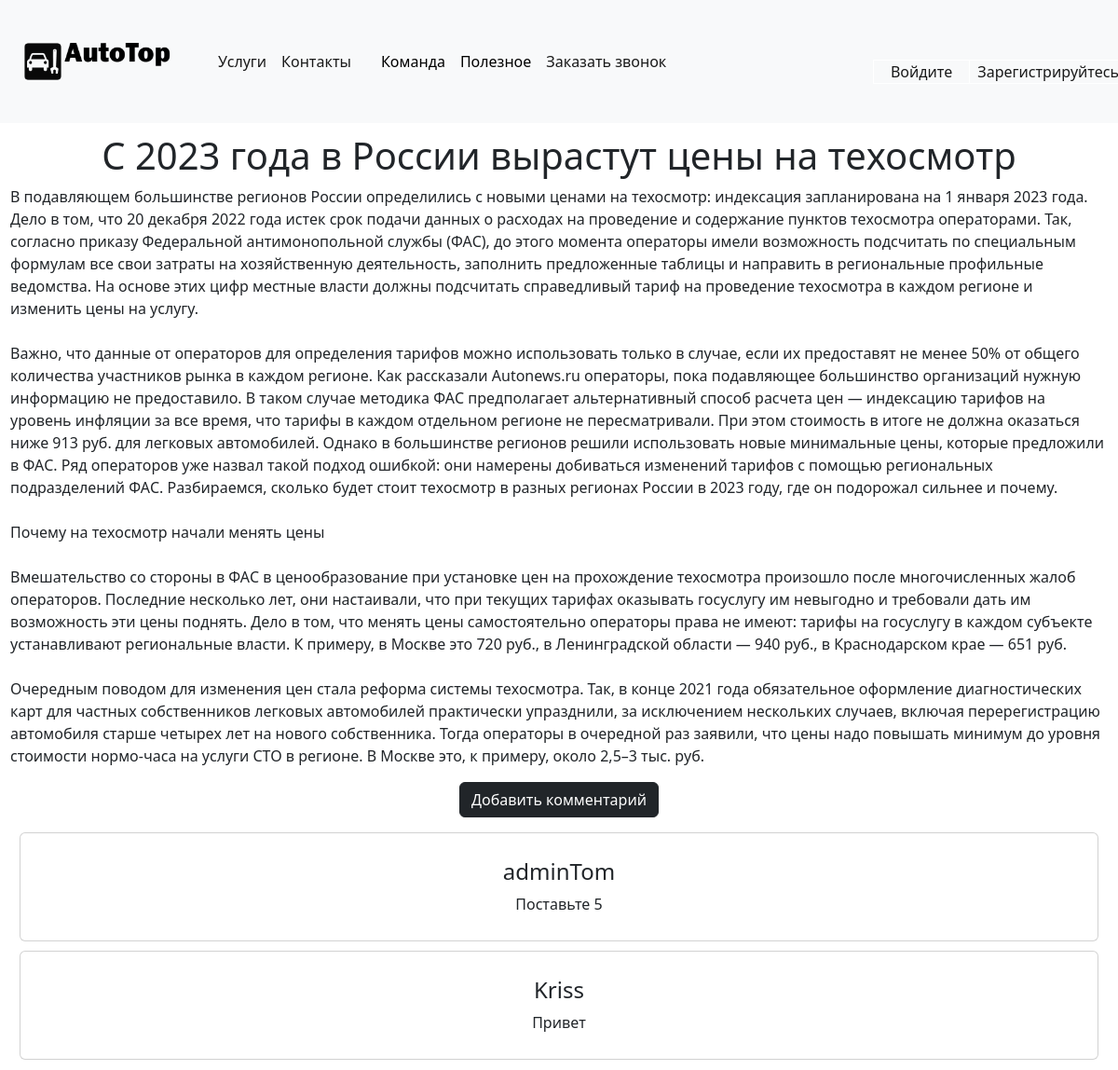
The page /useful/7 on the database its author committed.
### home/models.py (models this page shows, shortened)
class Articles(models.Model):
    title = models.CharField('Название', max_length=50)
    image = models.ImageField(upload_to='images/', null=True)
    anons = models.CharField('Анонс', max_length=250)
    full_text = models.TextField('Содеражние')
    date = models.DateTimeField('Дата публицации')
    class Meta:
        verbose_name = 'Новость'
        verbose_name_plural = 'Новости'

class Comment(models.Model):
    article = models.ForeignKey(
        'Articles',
        on_delete=models.CASCADE,
    )
    author = models.ForeignKey(
        'auth.User',
        on_delete=models.CASCADE,
    )
    content = models.TextField('Комментарий')
    pub_date = models.DateTimeField('Дата комментария', default=datetime.now())

### home/views.py (the view)
# urls.py: path('useful/<int:pk>', views.NewsDetailView.as_view(), name='news-detail'),
class NewsDetailView(DetailView):
    model = Articles
    form_class = CommentForm()
    template_name = 'home/detail_news.html'
    context_object_name = 'article'
    def get_context_data(self, *args, **kwargs):
        comm = super(NewsDetailView, self).get_context_data(**kwargs)
        pk = self.kwargs.get('pk')
        comm['comments'] = Comment.objects.filter(article=pk)
        return comm

### home/templatetags/define_action.py (called while the page is built)
@register.simple_tag
def define(val=None):
  print(type(val))
  return val

### templates/home/detail_news.html (shortened to what this page needs)
{% extends 'home/base.html' %}
{% load define_action %}
{% block content %}
{% define article.id as action %}
    <h1>{{ article.title }}</h1>
<p align="left">{{article.full_text|safe}}</p>
<form  action="{% url 'comment' action %}">
    <input class="btn btn-dark" type="submit" value="Добавить комментарий" />
</form>
{% for item in comments %}
        <div class="card">
            <div class="card-body">
                <h4 class="card-title">{{ item.author }}</h4>
                <p class="card-text">{{ item.content }}</p>
            </div>
        </div>
{% endfor %}
{% endblock content %}

### static/css/style.css (style rules this page uses)
body { margin: 0; }
html, body { height: 100%; }
div { border: 1px solid #fff; margin:10px; text-align: center; }

### rows shown on the page
Articles: title "С 2023 года в России вырастут цены на техосмотр", full_text "В подавляющем большинстве регионов России определились с новыми ценами на техосмотр: индексация запланирована на 1 января 2023 года. Дело в том, что 20 декабря 2022 года истек срок подачи данных о расходах на проведение и содержание пунктов техосмотра операторами. Так, согласно приказу Федеральной антимонопольной службы (ФАС), до этого момента операторы имели возможность подсчитать по специальным формулам все свои затраты на хозяйственную деятельность, заполнить предложенные таблицы и направить в региональные профильные ведомства. На основе этих цифр местные власти должны подсчитать справедливый тариф на проведение техосмотра в каждом регионе и изменить цены на услугу. Важно, что данные от…"
Comment: author "adminTom", content "Поставьте 5"
Comment: author "Kriss", content "Привет"
